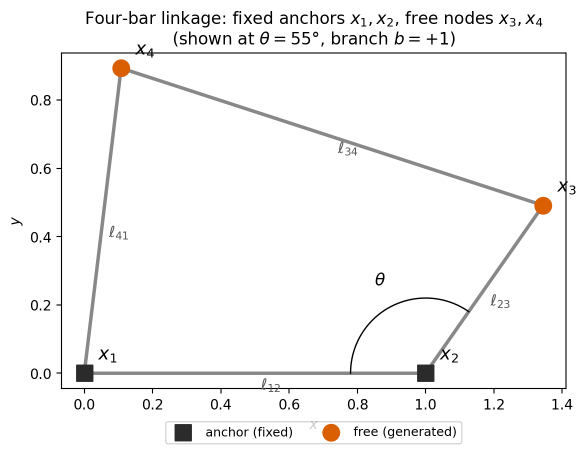
#> input picture figures/E00_mechanism_schematic.png, 1172 x 907 px (shown at 1/2 size)
$ python plot_dataset_overview.py
#> lines starting #> are read from the running program, lines starting #| are printed output that depends on the picture
### experiments/E00_problem_visualization/visualize_problem.py
"""Visualize the constrained four-bar linkage toy problem.

Three panels:
  (a) the mechanism itself at a few joint angles, showing the fixed base
      x1-x2 and the constrained links x2-x3, x3-x4, x4-x1;
  (b) the curve traced by the coupler point (midpoint of link x3-x4) as
      the joint angle sweeps [0, 2*pi), for both assembly branches. This
      is the honest picture of the nonconvex 1-D feasible manifold: x3
      and x4 themselves are *not* interesting to plot individually, since
      each constraint pins one of them to an exact circle (x3 to radius
      l23 around x2, x4 to radius l41 around x1 -- shown dashed) by
      construction. The nonconvexity only shows up in a quantity derived
      from both, such as this coupler point;
  (c) the designed target distribution over the intrinsic coordinates
      (joint angle theta, branch b) that a generative model must
      reproduce -- satisfying h(x) = 0 alone is not sufficient.
"""

import pathlib

import numpy as np
import matplotlib.pyplot as plt

# Link lengths (l12 is the fixed ground link, l23 the shortest link).
# Satisfies the Grashof condition with l23 adjacent to the ground link, so
# the joint angle theta can sweep the full circle (crank-rocker), and was
# chosen (by a small grid search) to give a visually non-degenerate coupler
# curve rather than one that nearly retraces itself.
L12, L23, L34, L41 = 1.0, 0.6, 1.3, 0.9

X1 = np.array([0.0, 0.0])
X2 = np.array([L12, 0.0])

BRANCH_COLORS = {+1: "#1f77b4", -1: "#d62728"}


def circle_intersections(c0, r0, c1, r1):
    """Intersections of two circles; returns (None, None) if none exist."""
    d = np.linalg.norm(c1 - c0)
    if d < 1e-9 or d > r0 + r1 or d < abs(r0 - r1):
        return None, None
    a = (r0 ** 2 - r1 ** 2 + d ** 2) / (2 * d)
    h_sq = r0 ** 2 - a ** 2
    if h_sq < 0:
        return None, None
    h = np.sqrt(max(h_sq, 0.0))
    mid = c0 + a * (c1 - c0) / d
    perp = np.array([-(c1 - c0)[1], (c1 - c0)[0]]) / d
    return mid + h * perp, mid - h * perp  # branch +1, branch -1


def solve_linkage(theta):
    """Return {+1: x4, -1: x4} for the given joint angle, skipping branches
    where the loop cannot close (near the crank-rocker's tangent limits)."""
    x3 = X2 + L23 * np.array([np.cos(theta), np.sin(theta)])
    x4_plus, x4_minus = circle_intersections(X1, L41, x3, L34)
    solutions = {}
    if x4_plus is not None:
        solutions[+1] = x4_plus
        solutions[-1] = x4_minus
    return x3, solutions


# [72 lines left out: functions sample_target_theta, plot_mechanism, plot_coupler_curve, plot_target_distribution, not called in this run]


def save_figure(fig, description, dpi=200, **savefig_kwargs):
    """Save into the repo-root figures/ folder as "<experiment-id>_<description>.png",
    so figures from every experiment collect in one shared place."""
    experiment_dir = pathlib.Path(__file__).resolve().parent
    experiment_id = experiment_dir.name.split("_", 1)[0]
    figures_dir = experiment_dir.parent.parent / "figures"
    out_path = figures_dir / f"{experiment_id}_{description}.png"
    fig.savefig(out_path, dpi=dpi, **savefig_kwargs)
    print(f"Saved {out_path}")


# [8 lines left out: function main, not called in this run]


# [2 lines that do not run on import are left out]

### experiments/E00_problem_visualization/plot_dataset_overview.py
"""Dataset overview: the mechanism (left) and the reachable loci of the
free nodes x3, x4 (right), for presenting the dataset alongside the
problem statement.

Note what the right panel is and is not showing: x3 and x4 are each
pinned to an *exact* circle by a single constraint (x3 to radius l23
around x2, x4 to radius l41 around x1), so individually their loci are
not interesting -- this panel is about which *arc* of each circle is
reachable, and in particular the asymmetry between the two assembly
branches for x4. The true nonconvex feasible manifold (which needs both
x3 and x4 jointly) is shown separately in the coupler-point curve of
visualize_problem.py.
"""

import pathlib

import numpy as np
import matplotlib.pyplot as plt
import matplotlib.image as mpimg

from visualize_problem import X1, X2, BRANCH_COLORS, solve_linkage, save_figure

SCHEMATIC_PATH = (
    pathlib.Path(__file__).resolve().parent.parent.parent
    / "figures" / "E00_mechanism_schematic.png"
)


def plot_schematic(ax):
    """Embed the pre-rendered single-pose schematic; return its aspect
    ratio (height / width) so the other panel can match its box shape."""
    img = mpimg.imread(SCHEMATIC_PATH)
    ax.imshow(img)
    # Keep the box border visible (matching panel b's frame) instead of
    # ax.axis("off") -- the two axes boxes are the same size regardless,
    # but an invisible border made panel (a) look shorter, since most of
    # the embedded image is its own title/legend whitespace, not ink.
    ax.set_xticks([])
    ax.set_yticks([])
    ax.set_title("(a) Mechanism (single pose, labeled)", fontweight="bold")
    return img.shape[0] / img.shape[1]


def plot_node_loci(ax, box_aspect):
    thetas = np.linspace(0, 2 * np.pi, 2000)
    x3_locus = []
    x4_locus = {+1: [], -1: []}
    for theta in thetas:
        x3, solutions = solve_linkage(theta)
        x3_locus.append(x3)
        for branch, x4 in solutions.items():
            x4_locus[branch].append(x4)
    x3_locus = np.array(x3_locus)

    ax.plot(*x3_locus.T, color="#555555", lw=1.5, label=r"$x_3$ locus (radius $\ell_{23}$ around $x_2$)")
    for branch, pts in x4_locus.items():
        pts = np.array(pts)
        tag = "+1" if branch == 1 else "-1"
        ax.plot(*pts.T, color=BRANCH_COLORS[branch], lw=1.5,
                 label=rf"$x_4$ locus, branch $b={tag}$")

    ax.scatter(*X1, color="black", marker="s", s=45, zorder=4)
    ax.scatter(*X2, color="black", marker="s", s=45, zorder=4)
    ax.annotate("$x_1$", X1, textcoords="offset points", xytext=(6, 6))
    ax.annotate("$x_2$", X2, textcoords="offset points", xytext=(6, 6))
    ax.set_title("(b) Reachable positions of $x_3$, $x_4$", fontweight="bold")
    ax.set_xlabel("$x$")
    ax.set_ylabel("$y$")
    # Match the schematic's box shape (not just the data aspect) so both
    # panels render at the same height.
    ax.set_aspect("equal", adjustable="datalim")
    ax.set_box_aspect(box_aspect)
    ax.legend(loc="upper right", fontsize=7)


def main():
    fig, axes = plt.subplots(1, 2, figsize=(11, 5.5))
    box_aspect = plot_schematic(axes[0])
#> in plot_schematic, img is the input picture: shape (907, 1172, 4) float32; mean R, G, B, A 0.966, 0.965, 0.964, 1
#> box_aspect = 0.774
    plot_node_loci(axes[1], box_aspect)
    fig.suptitle("One fixed four-body mechanism: many valid poses", fontweight="bold")
    fig.tight_layout()
    save_figure(fig, "dataset_overview", bbox_inches="tight")
#> in save_figure, `fig.savefig(out_path, dpi=dpi, **savefig_kwargs)`:
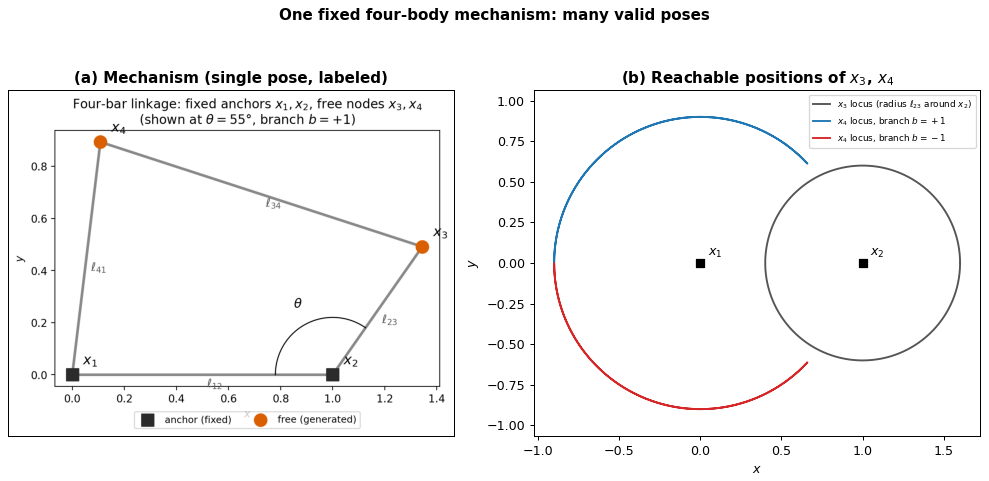
#> figure drawn by matplotlib, 2 panels


if __name__ == "__main__":
    main()

$ run again, with figures/E01_mechanism_schematic.png copied over figures/E00_mechanism_schematic.png
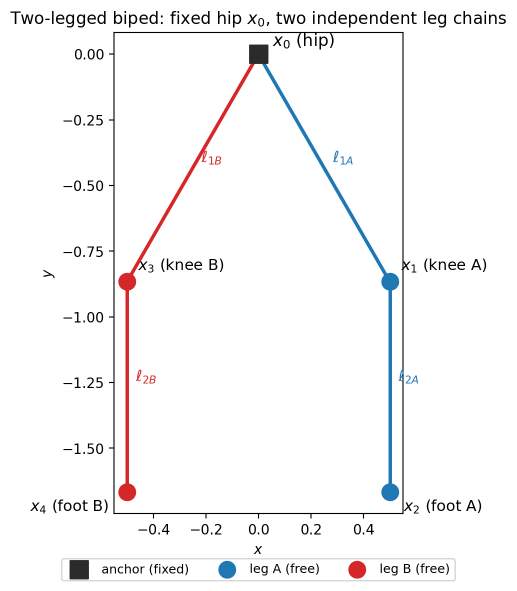
#> input picture figures/E01_mechanism_schematic.png, 1033 x 1181 px (shown at 1/2 size)
#> in plot_schematic, img is the input picture: shape (1181, 1033, 4) float32; mean R, G, B, A 0.969, 0.966, 0.968, 1
#> in save_figure, `fig.savefig(out_path, dpi=dpi, **savefig_kwargs)`:
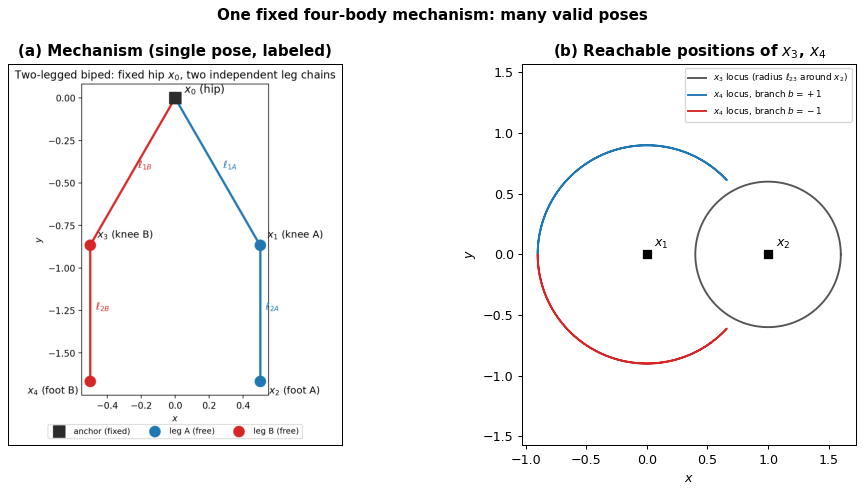
#> figure drawn by matplotlib, 2 panels

$ run again, with figures/E00_dataset_overview.png copied over figures/E00_mechanism_schematic.png
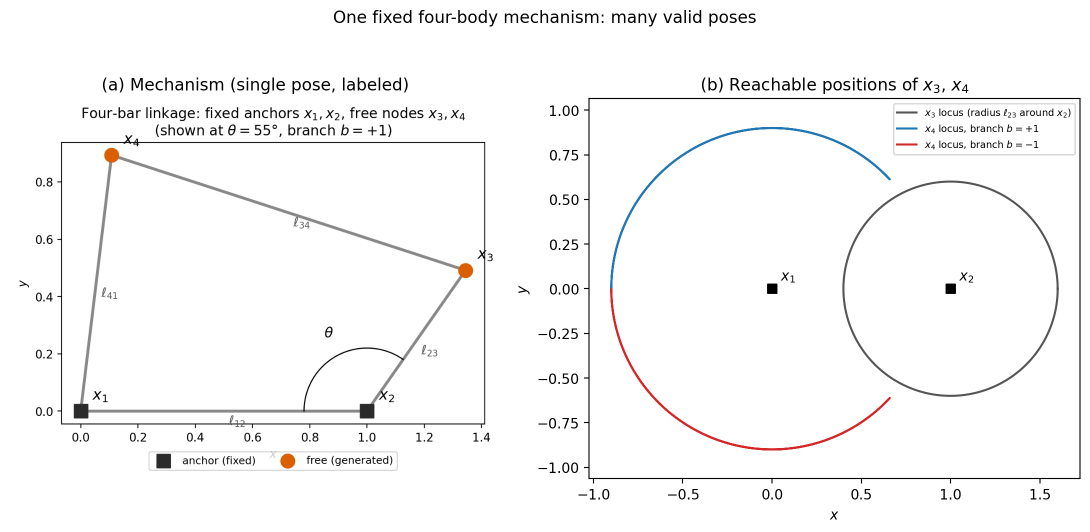
#> input picture figures/E00_dataset_overview.png, 2179 x 1064 px (shown at 1/2 size)
#> in plot_schematic, img is the input picture: shape (1064, 2179, 4) float32; mean R, G, B, A 0.973, 0.971, 0.971, 1
#> in save_figure, `fig.savefig(out_path, dpi=dpi, **savefig_kwargs)`:
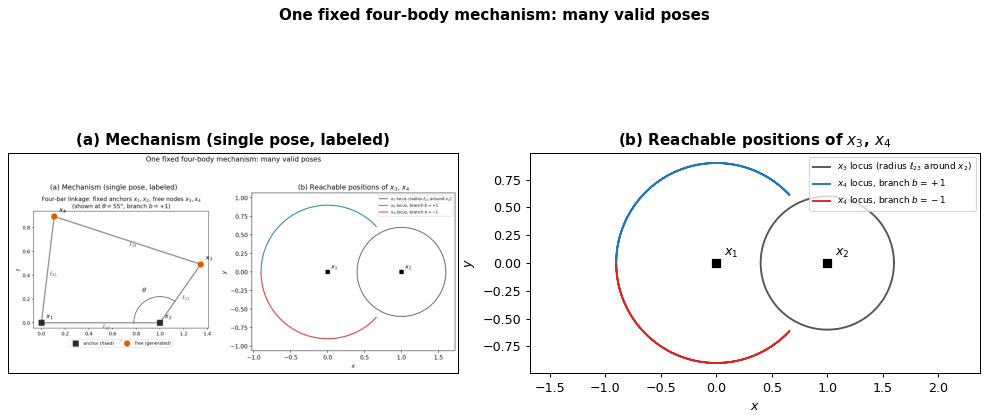
#> figure drawn by matplotlib, 2 panels

$ run again, with figures/E00_problem_overview.png copied over figures/E00_mechanism_schematic.png
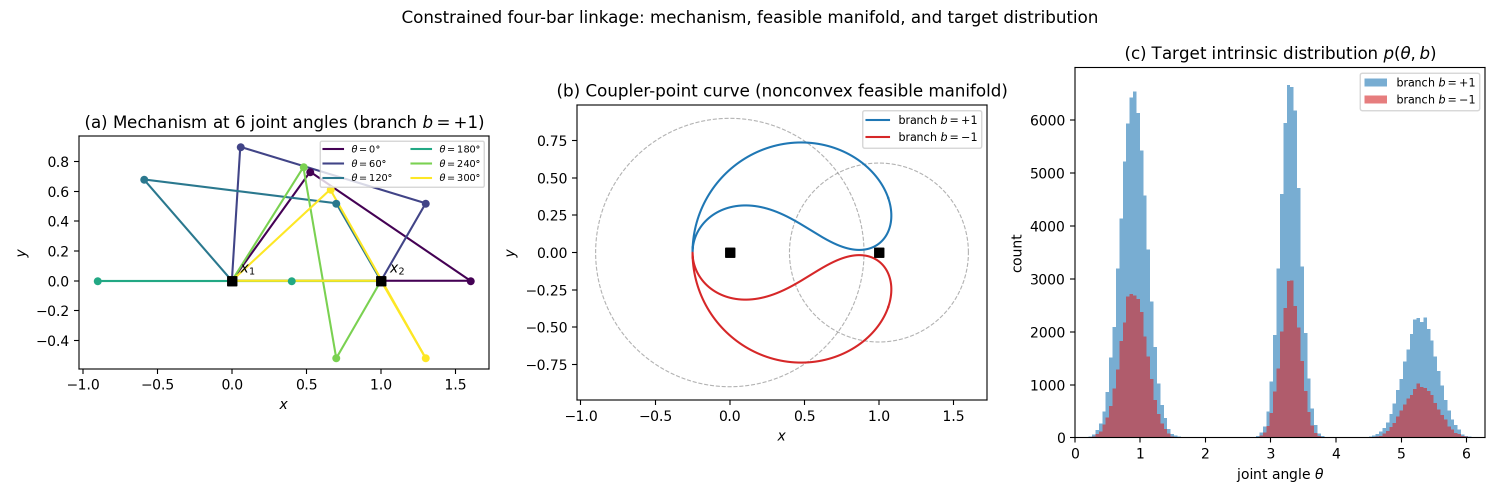
#> input picture figures/E00_problem_overview.png, 3000 x 1000 px (shown at 1/2 size)
#> in plot_schematic, img is the input picture: shape (1000, 3000, 4) float32; mean R, G, B, A 0.96, 0.956, 0.962, 1
#> in save_figure, `fig.savefig(out_path, dpi=dpi, **savefig_kwargs)`:
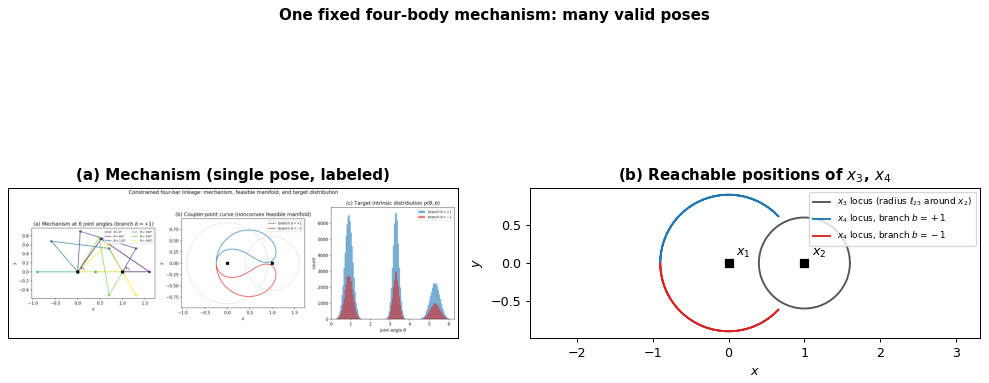
#> figure drawn by matplotlib, 2 panels
